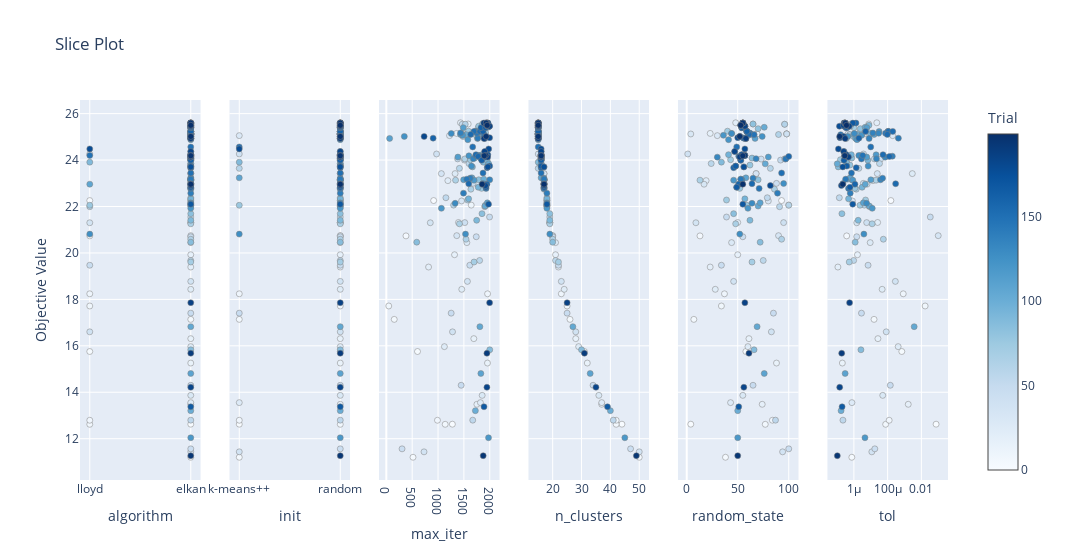

The notebook cell saved with this chart:
### Code cell
plot_slice(study)

### Figure 1 — Plotly figure (JSON) as saved in the notebook; plotly's stock layout.template omitted (floating-point values rounded to 4 significant figures; data arrays with more than 128 entries replaced by an {"elided": "..."} marker saying what was removed)
{"data": [{"marker": {"color": {"elided": "200 int values"}, "colorbar": {"title": {"text": "Trial"}, "x": 1, "xpad": 40}, "colorscale": [[0, "rgb(247,251,255)"], [0.125, "rgb(222,235,247)"], [0.25, "rgb(198,219,239)"], [0.375, "rgb(158,202,225)"], [0.5, "rgb(107,174,214)"], [0.625, "rgb(66,146,198)"], [0.75, "rgb(33,113,181)"], [0.875, "rgb(8,81,156)"], [1, "rgb(8,48,107)"]], "line": {"color": "Grey", "width": 0.5}, "showscale": true}, "mode": "markers", "name": "Feasible Trial", "showlegend": false, "type": "scatter", "x": {"elided": "200 str values"}, "xaxis": "x", "y": {"elided": "200 float values"}, "yaxis": "y"}, {"marker": {"color": {"elided": "200 int values"}, "colorbar": {"title": {"text": "Trial"}, "x": 1, "xpad": 40}, "colorscale": [[0, "rgb(247,251,255)"], [0.125, "rgb(222,235,247)"], [0.25, "rgb(198,219,239)"], [0.375, "rgb(158,202,225)"], [0.5, "rgb(107,174,214)"], [0.625, "rgb(66,146,198)"], [0.75, "rgb(33,113,181)"], [0.875, "rgb(8,81,156)"], [1, "rgb(8,48,107)"]], "line": {"color": "Grey", "width": 0.5}, "showscale": false}, "mode": "markers", "name": "Feasible Trial", "showlegend": false, "type": "scatter", "x": {"elided": "200 str values"}, "xaxis": "x2", "y": {"elided": "200 float values"}, "yaxis": "y2"}, {"marker": {"color": {"elided": "200 int values"}, "colorbar": {"title": {"text": "Trial"}, "x": 1, "xpad": 40}, "colorscale": [[0, "rgb(247,251,255)"], [0.125, "rgb(222,235,247)"], [0.25, "rgb(198,219,239)"], [0.375, "rgb(158,202,225)"], [0.5, "rgb(107,174,214)"], [0.625, "rgb(66,146,198)"], [0.75, "rgb(33,113,181)"], [0.875, "rgb(8,81,156)"], [1, "rgb(8,48,107)"]], "line": {"color": "Grey", "width": 0.5}, "showscale": false}, "mode": "markers", "name": "Feasible Trial", "showlegend": false, "type": "scatter", "x": {"elided": "200 int values"}, "xaxis": "x3", "y": {"elided": "200 float values"}, "yaxis": "y3"}, {"marker": {"color": {"elided": "200 int values"}, "colorbar": {"title": {"text": "Trial"}, "x": 1, "xpad": 40}, "colorscale": [[0, "rgb(247,251,255)"], [0.125, "rgb(222,235,247)"], [0.25, "rgb(198,219,239)"], [0.375, "rgb(158,202,225)"], [0.5, "rgb(107,174,214)"], [0.625, "rgb(66,146,198)"], [0.75, "rgb(33,113,181)"], [0.875, "rgb(8,81,156)"], [1, "rgb(8,48,107)"]], "line": {"color": "Grey", "width": 0.5}, "showscale": false}, "mode": "markers", "name": "Feasible Trial", "showlegend": false, "type": "scatter", "x": {"elided": "200 int values"}, "xaxis": "x4", "y": {"elided": "200 float values"}, "yaxis": "y4"}, {"marker": {"color": {"elided": "200 int values"}, "colorbar": {"title": {"text": "Trial"}, "x": 1, "xpad": 40}, "colorscale": [[0, "rgb(247,251,255)"], [0.125, "rgb(222,235,247)"], [0.25, "rgb(198,219,239)"], [0.375, "rgb(158,202,225)"], [0.5, "rgb(107,174,214)"], [0.625, "rgb(66,146,198)"], [0.75, "rgb(33,113,181)"], [0.875, "rgb(8,81,156)"], [1, "rgb(8,48,107)"]], "line": {"color": "Grey", "width": 0.5}, "showscale": false}, "mode": "markers", "name": "Feasible Trial", "showlegend": false, "type": "scatter", "x": {"elided": "200 int values"}, "xaxis": "x5", "y": {"elided": "200 float values"}, "yaxis": "y5"}, {"marker": {"color": {"elided": "200 int values"}, "colorbar": {"title": {"text": "Trial"}, "x": 1, "xpad": 40}, "colorscale": [[0, "rgb(247,251,255)"], [0.125, "rgb(222,235,247)"], [0.25, "rgb(198,219,239)"], [0.375, "rgb(158,202,225)"], [0.5, "rgb(107,174,214)"], [0.625, "rgb(66,146,198)"], [0.75, "rgb(33,113,181)"], [0.875, "rgb(8,81,156)"], [1, "rgb(8,48,107)"]], "line": {"color": "Grey", "width": 0.5}, "showscale": false}, "mode": "markers", "name": "Feasible Trial", "showlegend": false, "type": "scatter", "x": {"elided": "200 float values"}, "xaxis": "x6", "y": {"elided": "200 float values"}, "yaxis": "y6"}], "layout": {"title": {"text": "Slice Plot"}, "width": 1800, "xaxis": {"anchor": "y", "categoryarray": ["lloyd", "elkan"], "categoryorder": "array", "domain": [0, 0.1389], "title": {"text": "algorithm"}, "type": "category"}, "xaxis2": {"anchor": "y2", "categoryarray": ["k-means++", "random"], "categoryorder": "array", "domain": [0.1722, 0.3111], "title": {"text": "init"}, "type": "category"}, "xaxis3": {"anchor": "y3", "domain": [0.3444, 0.4833], "title": {"text": "max_iter"}}, "xaxis4": {"anchor": "y4", "domain": [0.5167, 0.6556], "title": {"text": "n_clusters"}}, "xaxis5": {"anchor": "y5", "domain": [0.6889, 0.8278], "title": {"text": "random_state"}}, "xaxis6": {"anchor": "y6", "domain": [0.8611, 1], "title": {"text": "tol"}, "type": "log"}, "yaxis": {"anchor": "x", "domain": [0, 1], "title": {"text": "Objective Value"}}, "yaxis2": {"anchor": "x2", "domain": [0, 1], "matches": "y", "showticklabels": false}, "yaxis3": {"anchor": "x3", "domain": [0, 1], "matches": "y", "showticklabels": false}, "yaxis4": {"anchor": "x4", "domain": [0, 1], "matches": "y", "showticklabels": false}, "yaxis5": {"anchor": "x5", "domain": [0, 1], "matches": "y", "showticklabels": false}, "yaxis6": {"anchor": "x6", "domain": [0, 1], "matches": "y", "showticklabels": false}}}
